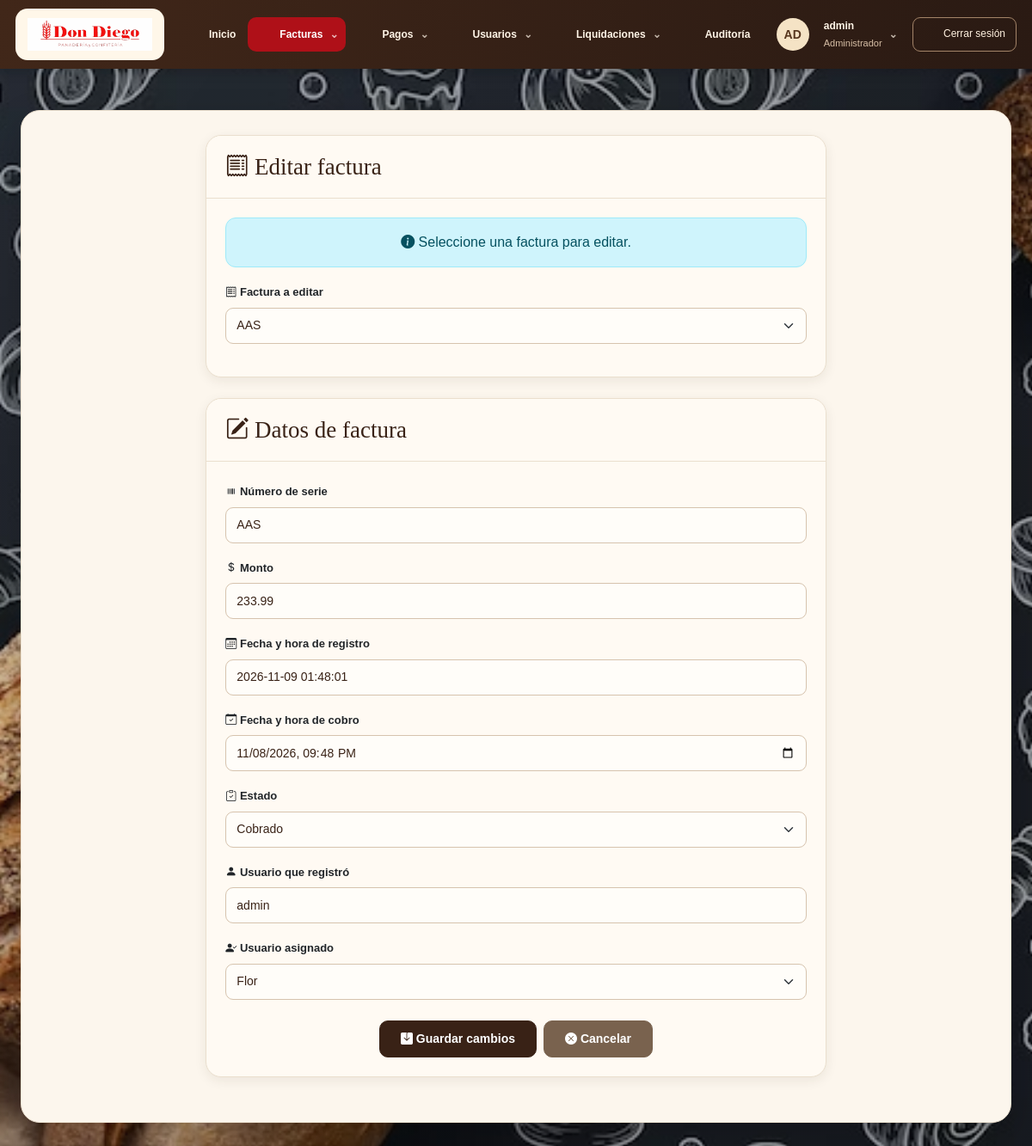
The page /editar_factura.php?id=101 (signed in) on the database its author committed.
### tables this page shows
CREATE TABLE `factura` (
  `id` int(10) UNSIGNED NOT NULL,
  `numero_serie` varchar(20) NOT NULL,
  `monto` decimal(8,2) NOT NULL,
  `fecha_registro` datetime NOT NULL,
  `fecha_cobro` datetime DEFAULT NULL,
  `estado` enum('Cobrado','Pendiente','Anulada') NOT NULL DEFAULT 'Pendiente',
  `id_usuario_registro` smallint(5) UNSIGNED NOT NULL,
  `id_usuario_asignado` smallint(5) DEFAULT NULL
);

CREATE TABLE `usuario` (
  `id` smallint(5) UNSIGNED NOT NULL,
  `usuario` varchar(32) NOT NULL,
  `contrasenia` varchar(255) NOT NULL,
  `activo` tinyint(1) NOT NULL DEFAULT 1,
  `id_ROL` tinyint(3) UNSIGNED NOT NULL
);

### editar_factura.php (the view, shortened to what this page needs)
<?php
require_once "conexion.php";
$id_factura_editar = $_GET["id"] ?? $_POST["id_factura"] ?? "";
$sqlUsuarios = "SELECT id, usuario FROM usuario WHERE activo = 1 ORDER BY usuario";
$stmtUsuarios = $conexion->prepare($sqlUsuarios);
$stmtUsuarios->execute();
$usuarios = $stmtUsuarios->fetchAll(PDO::FETCH_ASSOC);
$facturaEditar = null;
if ($id_factura_editar != "") {
    $sqlFactura = "SELECT id, numero_serie, monto, fecha_registro, fecha_cobro, estado, id_usuario_registro, id_usuario_asignado
                   FROM factura
                    WHERE id = ?";
    $stmtFactura = $conexion->prepare($sqlFactura);
    $stmtFactura->execute([$id_factura_editar]);
    $facturaEditar = $stmtFactura->fetch(PDO::FETCH_ASSOC);
}
?>
<!DOCTYPE html>
<html lang="es">
<head>
    <link rel="stylesheet" href="css/bootstrap-5.3.8/css/bootstrap.min.css">
    <link rel="stylesheet" href="css/estilo.css">
    <link rel="stylesheet" href="fondo-sistema.css?v=1">
    <link rel="stylesheet" href="tema-don-diego.css?v=2">
<link rel="stylesheet" href="imagenes/bootstrap-icons-1.13.1/bootstrap-icons.min.css">
</head>
<body>
    <?php require_once "menu.php"; ?>
    <div class="container mt-5">
        <div class="row justify-content-center">
            <div class="col-md-9 col-lg-8">
                <div class="card shadow mb-4">
                    <div class="card-header bg-dark text-white text-center">
                        <h4 class="mb-0"><i class="bi bi-receipt"></i> Editar factura</h4>
                    </div>
                    <div class="card-body">
                        <div class="alert alert-info text-center"><i class="bi bi-info-circle-fill"></i> Seleccione una factura para editar.</div>
                        <form method="get">
                            <div class="mb-3">
                                <label for="id" class="form-label"><i class="bi bi-receipt"></i> Factura a editar</label>
                                <select id="id" name="id" class="form-select" onchange="this.form.submit()" required>
                                    <?php
                                        $sqlListaFacturas = "SELECT id, numero_serie FROM factura ORDER BY id DESC";
                                        $stmtListaFacturas = $conexion->prepare($sqlListaFacturas);
                                        $stmtListaFacturas->execute();
                                        $facturas = $stmtListaFacturas->fetchAll(PDO::FETCH_ASSOC);
                                    ?>
                                    <?php foreach ($facturas as $factura): ?>
                                        <option value="<?= $factura["id"] ?>"
                                            <?= ($id_factura_editar == $factura["id"])
                                                ? "selected"
                                                : "" ?>
                                        >
                                            <?= htmlspecialchars($factura["numero_serie"]) ?>
                                        </option>
                                    <?php endforeach; ?>
                                </select>
                            </div>
                        </form>
                    </div>
                </div>
                <?php if ($facturaEditar): ?>
                    <div class="card shadow mb-4">
                        <div class="card-header bg-dark text-white">
                            <h4 class="mb-0"><i class="bi bi-pencil-square"></i> Datos de factura</h4>
                        </div>
                        <div class="card-body">
                            <form method="post">
                                <div class="mb-3">
                                    <label for="numero_serie" class="form-label"><i class="bi bi-upc"></i> Número de serie</label>
                                    <input type="text" id="numero_serie" name="numero_serie" class="form-control"
                                        value="<?= htmlspecialchars($facturaEditar["numero_serie"]) ?>"
                                        maxlength="20"
                                        required
                                    >
                                </div>
                                <div class="mb-3">
                                    <label for="monto" class="form-label"><i class="bi bi-currency-dollar"></i> Monto</label>
                                    <input type="number" id="monto" name="monto" class="form-control"
                                        value="<?= htmlspecialchars($facturaEditar["monto"]) ?>"
                                        step="0.01"
                                        min="0"
                                        required
                                    >
                                </div>
                                <div class="mb-3">
                                    <label for="fecha_registro" class="form-label"><i class="bi bi-calendar3"></i> Fecha y hora de registro</label>
                                    <input type="text" id="fecha_registro" class="form-control"
                                        value="<?= htmlspecialchars($facturaEditar["fecha_registro"]) ?>"
                                        readonly
                                    >
                                </div>
                                <div class="mb-3">
                                    <label for="fecha_cobro" class="form-label"><i class="bi bi-calendar-check"></i> Fecha y hora de cobro</label>
                                    <input type="datetime-local" id="fecha_cobro" name="fecha_cobro" class="form-control"
                                         value="<?php
                                            if (!empty($facturaEditar["fecha_cobro"])) {
                                                echo date("Y-m-d\TH:i", strtotime($facturaEditar["fecha_cobro"]));
                                            }
                                        ?>"
                                    >
                                </div>
                                <div class="mb-3">
                                    <label for="estado" class="form-label"><i class="bi bi-clipboard-check"></i> Estado</label>
                                    <select id="estado" name="estado" class="form-select" required>
                                        <option value="Cobrado"
                                            <?= ($facturaEditar["estado"] == "Cobrado")
                                                ? "selected"
                                                : "" ?>
                                        >
                                            Cobrado
                                        </option>
                                    </select>
                                </div>
                                <div class="mb-3">
                                    <label for="id_usuario_registro" class="form-label"><i class="bi bi-person-fill"></i> Usuario que registró</label>
                                    <input type="text" id="id_usuario_registro" class="form-control"
                                        value="<?php
                                            $sqlUsuarioRegistro = "SELECT usuario FROM usuario WHERE id = ?";
                                            $stmtUsuarioRegistro = $conexion->prepare($sqlUsuarioRegistro);
                                            $stmtUsuarioRegistro->execute([$facturaEditar["id_usuario_registro"]]);
                                            $usuarioRegistro = $stmtUsuarioRegistro->fetch(PDO::FETCH_ASSOC);
                                            echo htmlspecialchars($usuarioRegistro["usuario"] ?? "Usuario no encontrado");
                                        ?>"
                                        readonly
                                    >
                                </div>
                                <div class="mb-4">
                                    <label for="id_usuario_asignado" class="form-label"><i class="bi bi-person-check-fill"></i> Usuario asignado</label>
                                    <select id="id_usuario_asignado" name="id_usuario_asignado" class="form-select">
                                        <?php foreach ($usuarios as $usuario): ?>
                                            <option value="<?= $usuario["id"] ?>"
                                                <?= ($facturaEditar["id_usuario_asignado"] == $usuario["id"])
                                                    ? "selected"
                                                    : "" ?>
                                            >
                                                <?= htmlspecialchars($usuario["usuario"]) ?>
                                            </option>
                                        <?php endforeach; ?>
                                    </select>
                                </div>
                                <div class="d-flex gap-2 justify-content-center">
                                    <button type="submit" class="btn btn-primary px-4"><i class="bi bi-save-fill"></i> Guardar cambios</button>
                                    <a href="index.php" class="btn btn-secondary px-4"><i class="bi bi-x-circle-fill"></i> Cancelar</a>
                                </div>
                            </form>
                        </div>
                    </div>
                <?php endif; ?>
            </div>
        </div>
    </div>
</body>
</html>

### css/estilo.css (style rules this page uses)
body { font-family: Arial, sans-serif; background: #f5f5f5; margin: 0; padding: 0; width: 100%; max-width: 100%; overflow-x: hidden; }

### fondo-sistema.css (style rules this page uses)
@media screen { body, body.bg-light { min-height:100vh; background:linear-gradient(rgba(14,18,22,.18),rgba(14,18,22,.18)), url("fondo-login.jpg") center / cover no-repeat fixed !important; } }
@media screen { body > .container, body > main { background:#fffaf5; color:#212529; border-radius:16px; padding-top:24px; padding-bottom:24px; box-shadow:0 12px 36px rgba(0,0,0,.22); margin-bottom:28px; } }
@media screen { .card { background-color:#fffaf5; } }
@media screen { .form-control, .form-select { background-color:#fff; color:#212529; } }

### tema-don-diego.css (style rules this page uses)
:root { --dd-cream:#fffaf3;--dd-paper:#fcf6ed;--dd-brown:#392216;--dd-muted:#856f5d;--dd-red:#af1018;--dd-line:#eadfce;--dd-shadow:0 4px 14px #38221614 }
@media screen { body,body.bg-light { font-family:Arial,Helvetica,sans-serif;color:var(--dd-brown);background:linear-gradient(#171b1e30,#171b1e30),url('fondo-login.jpg') center/cover fixed!important;min-height:100vh } }
@media screen { a { color:var(--dd-red) } }
@media screen { body>.container,body>main.dd-panel { max-width:1240px;width:calc(100% - 48px);margin:28px auto;background:var(--dd-paper);border:1px solid var(--dd-line);border-radius:22px;padding:28px;box-shadow:0 18px 45px #0003;color:var(--dd-brown) } }
@media screen { h1,h2,h3,h4,.dd-stat strong { font-family:Georgia,'Times New Roman',serif;color:var(--dd-brown) } }
@media screen { .card { background:var(--dd-cream);border:1px solid var(--dd-line)!important;border-radius:18px!important;box-shadow:var(--dd-shadow)!important;overflow:visible } }
@media screen { .card-header { border-radius:18px 18px 0 0!important;padding:20px 22px;border-bottom:1px solid var(--dd-line) } }
@media screen { .card-header.bg-dark,.card-header.bg-primary { background:var(--dd-cream)!important;color:var(--dd-brown)!important;text-align:left!important } }
@media screen { .card-header h3,.card-header h4,.card-header h5 { color:inherit;font-family:Georgia,serif;font-size:27px } }
@media screen { .card-body { padding:22px } }
@media screen { .btn { border-radius:10px;font-size:14px;font-weight:600;padding:10px 17px;transition:background-color .15s,box-shadow .15s } }
@media screen { .btn-dark,.btn-primary { background:var(--dd-brown)!important;border-color:var(--dd-brown)!important } }
@media screen { .btn-secondary { background:#79624e;border-color:#79624e } }
@media screen { .form-label,label { font-size:13px;font-weight:600 } }
@media screen { .form-control,.form-select { border-color:#d6c3ae;border-radius:9px;min-height:42px;background-color:#fffdf9;color:var(--dd-brown);font-size:14px } }
@media screen { .alert { border-radius:12px } }

### rows shown on the page
factura: numero_serie "AAS", monto "233.99", fecha_registro "2026-11-09 01:48:01", fecha_cobro "11/08/2026 21:48", estado "Cobrado", id_usuario_asignado "Flor"
usuario: usuario "admin"

### other values the page prints
ddEsc($ddEtiqueta) "Facturas"
ddEsc($ddEtiqueta) "Pagos"
ddEsc($ddEtiqueta) "Usuarios"
ddEsc($ddEtiqueta) "Liquidaciones"
ddEsc($ddIniciales) "AD"
ddEsc($ddNombre) "admin"
ddEsc(ucfirst($rolUsuario ?? 'Usuario')) "Administrador"
form field id "AAS"
